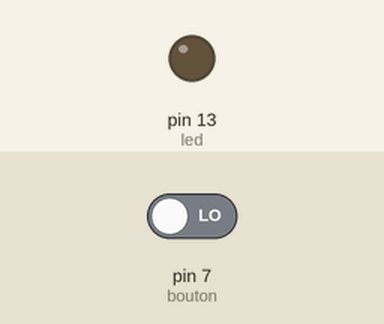
Recording of a sketch running on a simulated Arduino Uno, built with avr-gcc and run on an emulated ATmega328P. On the bench: output pins drawn as LEDs (lit = HIGH). The inputs (shaded band) are chosen by the test bench; at power-on: pin 7 (bouton) LOW.

Above: at 1.2 s.
1.3 s: pin 7 (bouton) driven HIGH
At 2.4 s:
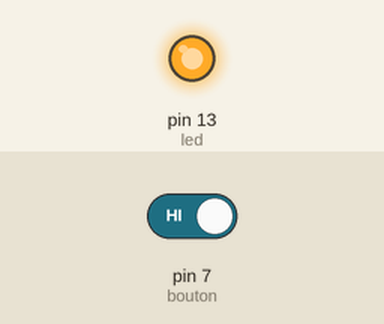
2.8 s: pin 7 (bouton) driven LOW
At 3.6 s:
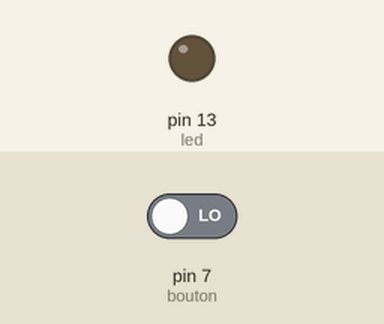
Timing chart, 0 to 5.8 s (numbered marks = the images above; inputs shaded):
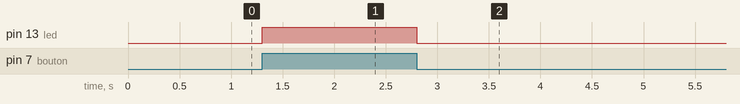

Measured:
- after the input at 1.3 s, pin 13 (led): LOW → HIGH at once
- after the input at 2.8 s, pin 13 (led): HIGH → LOW at once

The sketch:

bouton_on-off.ino
```cpp
const int bouton = 7;
const int led = LED_BUILTIN;


void setup() {

  pinMode(led, OUTPUT);
    pinMode(bouton, INPUT);
}

void loop() {
  int etatBouton = 0;
etatBouton = digitalRead(bouton);

  // Si etatBouton est égal à HIGH
  // c'est que le bouton est appuyé
  if (etatBouton == HIGH) {
    digitalWrite(led, HIGH);}
  else {
digitalWrite(led, LOW);}
}
```
